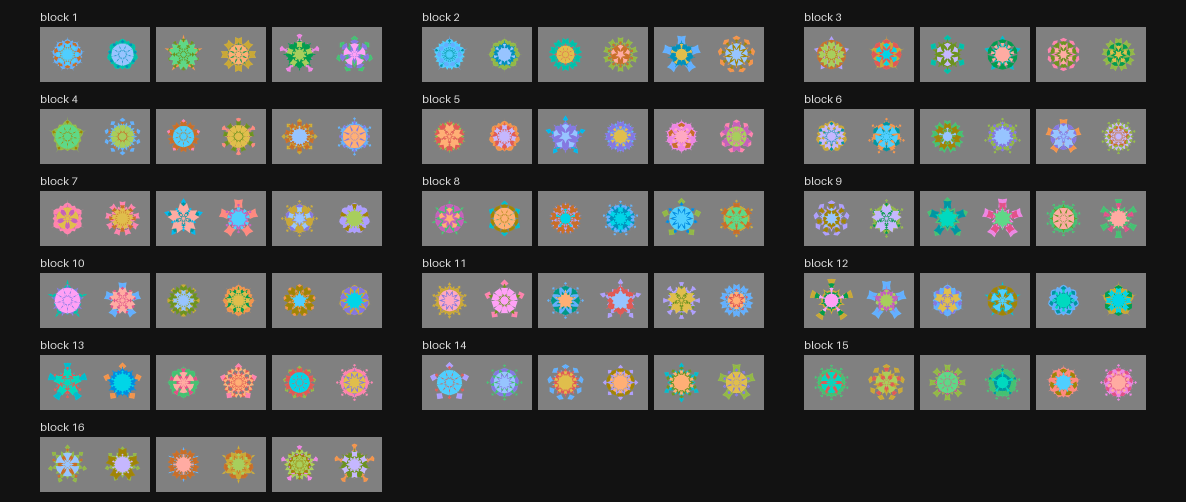
#> input picture catlearn_2x2x2_prolific/stimuli/fractal_groups/contact_sheet.png, 2372 x 1004 px (shown at 1/2 size)
$ python -i catlearn4x4_deck.py   (imports and definitions only)
#> lines starting #> are read from the running program, lines starting #| are printed output that depends on the picture
"""4x4 category-learning study deck (catlearn_4x4_prolific 1.0.0), in the style of
~/Downloads/2x2 Design Exp0 + next studies (1).pptx.

Describes the online task as it is now: F/J categorisation of fractal pairs with feedback,
practice (2x2), early screening, then three 4x4 test blocks VI -> X -> II, and a bonus per test block. One idea per
slide, little text. Timing, keys, practice criterion, rules, sequences, bonus and calibration
are read from the task's own src/config.js, and the fractals are the task's own (the vivid set,
fractal_stimuli/), so the slides match what participants see.

Keeps the template's master, layouts and font, drops its slides, and draws everything as
editable shapes with the real fractal images. Replaces slot4x4_deck.py (the slot-machine
version, kept for its deck).

  python catlearn4x4_deck.py [out.pptx] [slide numbers to build, e.g. 2,3]
"""

import json
import re
import sys
from pathlib import Path

import numpy as np
from PIL import Image
from pptx import Presentation
from pptx.enum.shapes import MSO_SHAPE
from pptx.enum.text import PP_ALIGN
from pptx.oxml.ns import qn
from pptx.util import Pt

import design_deck as dd
from design_deck import A_COL, B_COL, GREY, SCREEN, WHITE, image, label_in, line, shape, text

REPO = Path(__file__).resolve().parents[2]
TASK = REPO / "catlearn_4x4_prolific"
CONFIG = TASK / "src" / "config.js"
GROUP_DIR = TASK / "stimuli" / "fractal_groups"
DATA = Path.home() / "Documents" / "data" / "catlearn_eeg"
POOL_VIVID, POOL_OLD = DATA / "fractal_pool_vivid", DATA / "fractal_pool"
TEMPLATE = Path.home() / "Downloads" / "2x2 Design Exp0 + next studies (1).pptx"
OUT = Path(sys.argv[1]) if len(sys.argv) > 1 else Path.home() / "Downloads" / "4x4 Category Learning Study.pptx"
ONLY = sys.argv[2] if len(sys.argv) > 2 else None

CAT1_COL, CAT0_COL = "5DADE2", "F5B041"           # rule grids: category 1 (F) / category 0 (J)
CORRECT_COL, WRONG_COL = "2ECC40", "FF4136"
# [1 line that did not run here, left out]

# ---------------------------------------------------------------- task settings from config.js

def read_config():
    js = CONFIG.read_text()

    # [11 lines left out: functions block, num, not called in this run]

    rules = {}
    for name, typ, size, labels in re.findall(
            r"(\w+):\s*\{\s*type:\s*'([^']+)',\s*size:\s*(\d+),\s*labels:\s*\[([^\]]+)\]", block("RULES")):
        rules[name] = {"type": typ, "size": int(size), "labels": [int(v) for v in labels.split(",")]}
    seqs = {v: re.findall(r"'(\w+)'", body) for v, body in re.findall(r"(\w):\s*\[([^\]]*)\]", block("SEQUENCES"))}
    blocks = re.search(r"export const BLOCKS = \[(.*?)\n\];", js, re.S).group(1)
    reps = {ph: [int(r) for r in re.findall(rf"phase:\s*'{ph}'[^}}]*?reps:\s*(\d+)", blocks)]
            for ph in ("practice", "test")}
    timing, crit, bonus, keys = block("TIMING"), block("PRACTICE_CRITERION"), block("BONUS"), block("KEYS")
    screen = block("SCREENING")
    tiers = [(float(lo), eval(amount, {})) for lo, amount in
             re.findall(r"\[\s*([\d.]+)\s*,\s*([\d.\s/]+?)\s*\]", re.search(r"tiers:\s*\[(.*?)\n\s*\]", bonus, re.S).group(1))]
    cfg = {
        "version": re.search(r"export const VERSION = '([\d.]+)'", js).group(1),
        "iti": num(timing, "iti") / 1000, "response": num(timing, "response") / 1000,
        "feedback": num(timing, "feedback") / 1000,
        "key1": re.search(r"cat1:\s*'(\w)'", keys).group(1).upper(),
        "key0": re.search(r"cat0:\s*'(\w)'", keys).group(1).upper(),
        "window": int(num(crit, "window")), "min_correct": int(num(crit, "minCorrect")),
        "tiers": tiers, "quiz_tries": int(num(block("COMPREHENSION"), "maxAttempts")),
        "screen_quiz": "quiz: true" in screen, "screen_typeI": "practiceTypeI: true" in screen,
        "screen_timeouts": num(screen, "practiceTimeouts"), "screen_pay": num(screen, "payUsd"),
        "rules": rules, "seqs": seqs,
        "practice_max": [r * 4 for r in reps["practice"]], "test_trials": [r * 16 for r in reps["test"]],
        "assumed_cm": num(block("CALIBRATION"), "assumedDistanceMm") / 10,
    }
    cfg["dist_range_cm"] = [int(v) / 10 for v in re.search(r"plausibleDistanceMm:\s*\[(\d+),\s*(\d+)\]", js).groups()]
    return cfg


# [1 line that did not run here, left out]


def block_bonus(acc):
    """Dollars for one test block: the amount of the highest tier its accuracy reaches"""
    return max([amount for lo, amount in CFG["tiers"] if acc >= lo], default=0.0)


def session_bonus(acc):
    """The whole bonus if every test block has this accuracy"""
    return block_bonus(acc) * len(CFG["test_trials"])


# [1 line that did not run here, left out]


# [8 lines left out: function guess_bonus, not called in this run]


# Kernel-mode make-up of every rule (kernel_model/kernel_modes.py, Design('4x4'))
MODES = {"VI": "A + AB", "X": "A + AB", "II": "A + B + AB", "I": "A", "XOR": "AB"}


# [4 lines left out: function modes, not called in this run]


# ---------------------------------------------------------------- assets (the task's own fractals)

# [1 line that did not run here, left out]
# [1 line that did not run here, left out]
# [1 line that did not run here, left out]
# [1 line that did not run here, left out]
# [1 line that did not run here, left out]
# [1 line that did not run here, left out]


def crop_square(src, dst, px=360):
#> called with dst = 'out.png', px = 360
    im = Image.open(src).convert("RGBA")
    a = np.array(im)[..., 3]
#> a: shape (1004, 2372); every value is 255
    r, c = np.where(a.any(1))[0], np.where(a.any(0))[0]
#> r = 1004 values from 0 to 1003; c = 2372 values from 0 to 2371
    im = im.crop((c[0], r[0], c[-1] + 1, r[-1] + 1))
    side = max(im.size)
#> side = 2372
    canvas = Image.new("RGBA", (side, side), (0, 0, 0, 0))
#> canvas: PIL image 2372x2372 RGBA; every value is 0
    canvas.paste(im, ((side - im.width) // 2, (side - im.height) // 2))
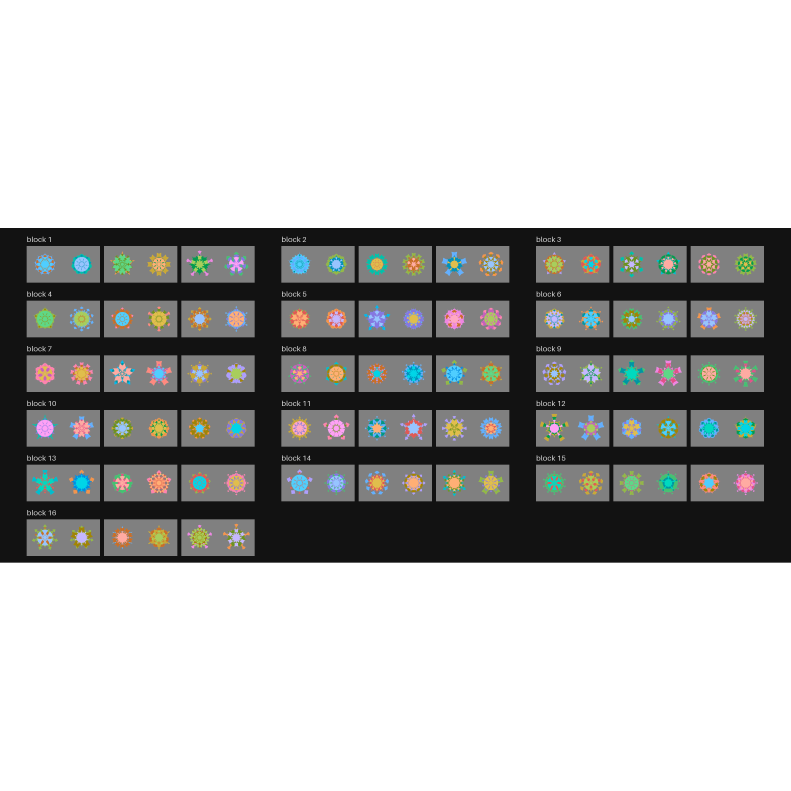
#> canvas: PIL image 2372x2372 RGBA (shown at 1/3 size); mean R, G, B, A 31.7, 32.3, 31.4, 107.9; transparent parts drawn white
    canvas.resize((px, px), Image.LANCZOS).save(dst)
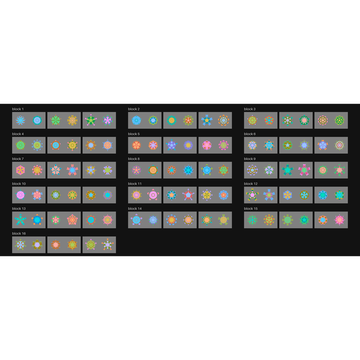
#> saved as out.png: PIL image 360x360 RGBA; mean R, G, B, A 31.8, 32.3, 31.4, 108; transparent parts drawn white


# [71 lines left out: functions make_assets, new_slide, not called in this run]


def oval(slide, cx, cy, d, fill=None, line_col=None, line_w=1.0):
    return shape(slide, MSO_SHAPE.OVAL, cx - d / 2, cy - d / 2, d, d, fill=fill, line=line_col, line_w=line_w)


# [50 lines left out: functions bullseye, display, rule_grid, key_cap, pill, not called in this run]


def arrow(slide, x1, y, x2):
    line(slide, x1, y, x2, y, color=GREY, width=1.5, arrow=True)


# [338 lines left out: functions legend_f_j, lstar_grey, fractal_row, picture, s_title, s_screen and 16 more, not called in this run]


# ---------------------------------------------------------------- participants and cost
# The Prolific set-up (from the study pages): two studies, one per version, 10 people each,
# $15.00 for ~40 min ($22.50/h), academic fee 33.3% on everything paid, bonuses included.
MINUTES = 56                            # expected session (catlearn_4x4_prolific/README.md: 3 x 208 test rounds, practice, setup)
LISTED_MINUTES = 60                     # the time listed on Prolific
N_PER_STUDY = 10
PILOT = ("A", 5, 5)                     # the first run: study A only, 5 people, 5 screen-out slots
PAY = 20.00
FEE = 1 / 3


SCREENED_SHARE = 0.5                    # if half the starters were screened out (the colleague's loss)


# [57 lines left out: functions s_participants, s_prolific, s_next, not called in this run]


SLIDES = [s_title, s_screen, s_task, s_round, s_feedback, s_bonus, s_practice, s_screening, s_sequence,
          s_fractals_why, s_fractals_how, s_fractals_distinct, s_fractals_similarity, s_fractals_set,
          s_dva, s_quiz, s_online, s_session, s_participants, s_prolific, s_next]


# [12 lines left out: function main, not called in this run]


# [2 lines not run here, left out]

>>> result = crop_square('../../catlearn_2x2x2_prolific/stimuli/fractal_groups/contact_sheet.png', 'out.png')
